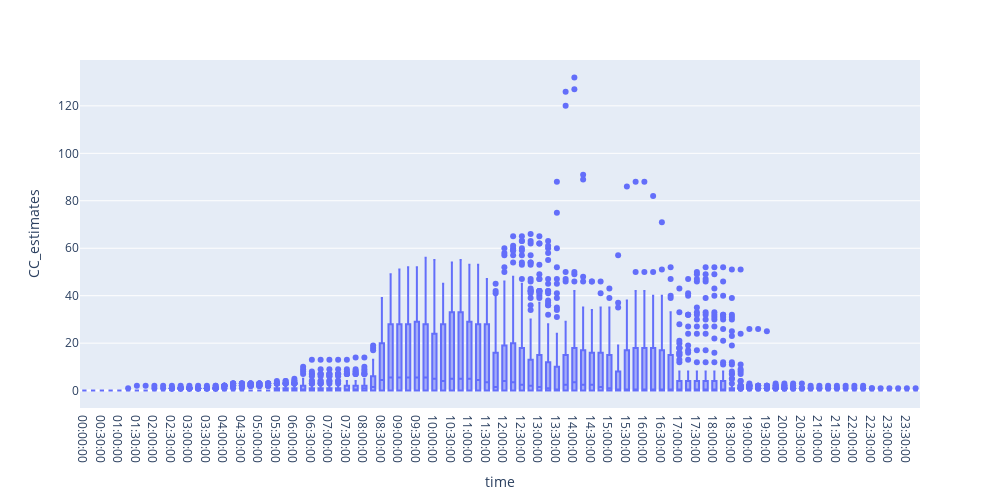

Here is the notebook cell this chart was saved with:
### Markdown cell above
Boxplot

### Code cell
# Boxplot plots -> Boxplot for every day and time
# Do for different events and rooms

data_plot = occupancy_data_cleaned
data_plot = handler.derive_time(data_plot)
data_plot = handler.derive_weekday(data_plot)
data_plot = handler.derive_week(data_plot)
data_plot = data_plot.drop("datetime", axis=1)

data_plot = data_plot.groupby(["week", "time", "weekday"]).sum().reset_index()

print(data_plot)
fig = px.box(data_plot, x="time", y="CC_estimates")
# make figure larger
fig.update_layout(
    autosize=False,
    width=1000,
    height=500,
)
fig.show()

### Figure 1 — Plotly figure (JSON) as saved in the notebook; plotly's stock layout.template omitted (floating-point values rounded to 4 significant figures; data arrays with more than 128 entries replaced by an {"elided": "..."} marker saying what was removed)
{"data": [{"alignmentgroup": "True", "hovertemplate": "time=%{x}<br>CC_estimates=%{y}<extra></extra>", "legendgroup": "", "marker": {"color": "#636efa"}, "name": "", "notched": false, "offsetgroup": "", "orientation": "v", "showlegend": false, "type": "box", "x": {"elided": "7873 str values"}, "x0": " ", "xaxis": "x", "y": {"elided": "7873 int values"}, "y0": " ", "yaxis": "y"}], "layout": {"autosize": false, "boxmode": "group", "height": 500, "legend": {"tracegroupgap": 0}, "margin": {"t": 60}, "width": 1000, "xaxis": {"anchor": "y", "domain": [0, 1], "title": {"text": "time"}}, "yaxis": {"anchor": "x", "domain": [0, 1], "title": {"text": "CC_estimates"}}}}
